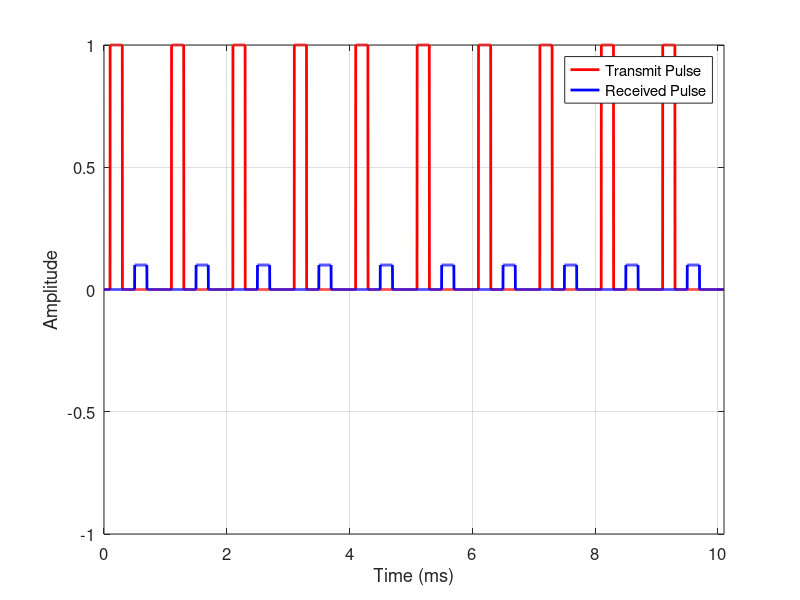
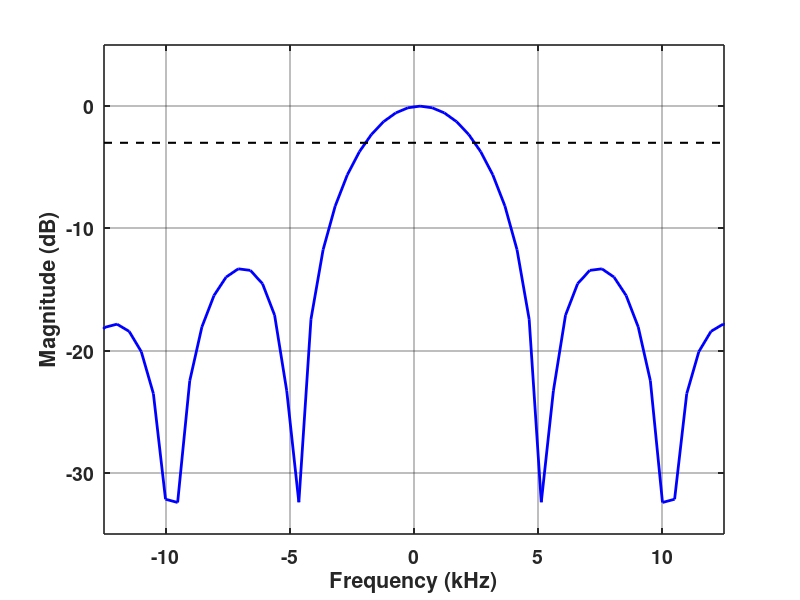
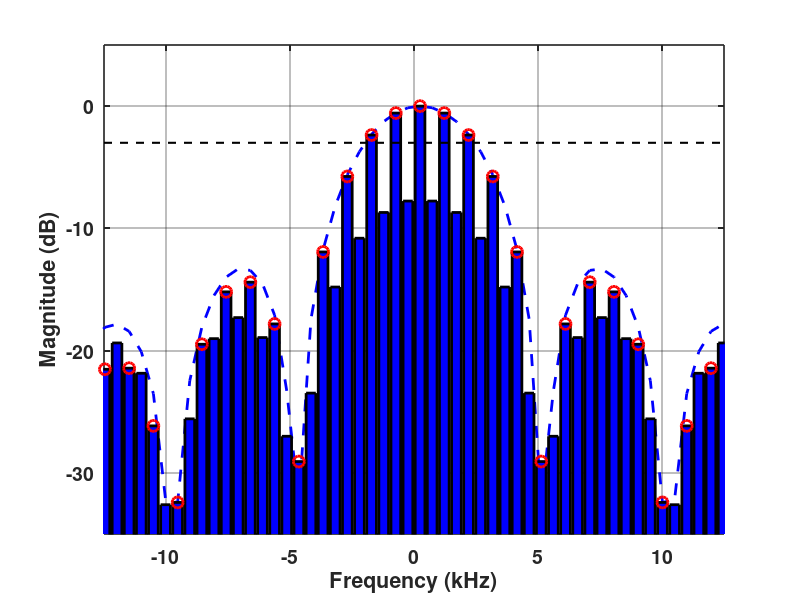

These figures' MATLAB source, in order:
% SPS Short Course: Radar Signal Processing Mastery
% Theory and Hands-On Applications with mmWave MIMO Radar Sensors
% Date: 7-11 October 2024
% Time: 9:00AM-11:00AM ET (New York Time)
% Presenter: Mohammad Alaee-Kerahroodi

close all
clear
clc

% Parameters

PRI = 1e-3;            % Pulse Repetition Interval 
PRF = 1/PRI;               % Pulse Repetition Frequency 
nPulse = 10;               % Number of pulses

tau = 200e-6;             % Pulse width 
bandwidth = 1/tau;

fs = 100*bandwidth; % Sampling frequency (samples per second)

t_start = 100e-6;              % Start time (0 ms)
t = linspace(0, t_start+nPulse*PRI, (t_start+nPulse*PRI)*fs); % Time vector 

% Simulated delay and attenuation for the received signal
delay_time = 400e-6;      % Round-trip delay 
attenuation = 0.1;        % Attenuation factor

pulseTx = zeros(size(t));
pulseRx = zeros(size(t));
% Received Signal (Delayed and attenuated version of the transmitted pulse)
received_pulse = zeros(size(t));

for i = 0:nPulse-1
    tInterval = t >= t_start + i*PRI & t <= t_start + i*PRI + tau; % Time interval for each pulse
    pulseTx(tInterval) = 1;

    tInterval_received = t >= t_start + i*PRI + delay_time & t <= t_start + i*PRI + delay_time + tau; % Time interval for received pulse
    pulseRx(tInterval_received) = attenuation;
end

% Plot the transmit and received pulses together for comparison
figure('Position', [100, 100, 900, 600]);
plot(t*1e3, pulseTx, 'r', 'LineWidth', 2); hold on;
plot(t*1e3, pulseRx, 'b', 'LineWidth', 2); % Plotting time in milliseconds
xlabel('Time (ms)', 'FontSize', 12);
ylabel('Amplitude', 'FontSize', 12);
legend('Transmit Pulse', 'Received Pulse', 'FontSize', 12);
grid on;
set(gca, 'FontSize', 12);
box on
axis('tight')
ylim([-1 1])

% Spectrum of single pulse
% Parameters
nFFT = 1024;  % Number of points for FFT
f = linspace(-fs/2, fs/2, nFFT); % Frequency axis
% Find the 3 dB bandwidth
threshold_dB = -3;

% Compute FFT of the transmit pulse
spectrumTx = fftshift(abs(fft(pulseTx(1:round(PRI*fs)), nFFT)));
spectrumTx = spectrumTx / max(spectrumTx);  % Normalize the spectrum

% Convert to dB scale
spectrumTx_dB = 20 * log10(spectrumTx);

% Plot the magnitude spectrum in dB
figure('Position', [100, 100, 900, 600]);
plot(f/1e3, spectrumTx_dB, 'b', 'LineWidth', 2);  % Frequency in kHz
xlabel('Frequency (kHz)', 'FontSize', 14, 'FontWeight', 'bold');
ylabel('Magnitude (dB)', 'FontSize', 14, 'FontWeight', 'bold');
% title('Spectrum of Transmitted Pulse with 3 dB Bandwidth', 'FontSize', 16, 'FontWeight', 'bold');
grid on;
set(gca, 'FontSize', 12, 'GridAlpha', 0.3);
box on;
xlim([-5*bandwidth/2/1e3, 5*bandwidth/2/1e3])
hold on;
% Add dashed line for -3 dB threshold
plot([-5*bandwidth/2, 5*bandwidth/2]/1e3, [threshold_dB threshold_dB], 'k--', 'LineWidth', 1.5);
% Final adjustments for visual clarity
set(gca, 'FontSize', 14, 'FontWeight', 'bold', 'LineWidth', 1.2);
ylim([-35 5]) 

% Spectrum of pulse train with PRF spikes highlighted

% Compute FFT of the transmit pulse train
window = hamming(length(pulseTx))';  % Apply Hamming window to reduce spectral leakage
spectrumTxPulseTrain = fftshift(abs(fft(pulseTx .* window, nFFT)));
spectrumTxPulseTrain = spectrumTxPulseTrain / max(spectrumTxPulseTrain);  % Normalize the spectrum

% Convert to dB scale
spectrumTxPulseTrain_dB = 20 * log10(spectrumTxPulseTrain);

min_dB = min(spectrumTxPulseTrain_dB);  % Set the floor value for the bars

% Plot the magnitude spectrum in dB
figure('Position', [100, 100, 900, 600]);
plot(f/1e3, spectrumTx_dB, 'b--', 'LineWidth', 2); 
hold on
% bar(f/1e3, spectrumTxPulseTrain_dB, 'b', 'BaseValue', min_dB); 
bar(f/1e3, spectrumTxPulseTrain_dB, 'b', 'LineWidth', 2, 'BaseValue', min_dB);  % Frequency in kHz
xlabel('Frequency (kHz)', 'FontSize', 14, 'FontWeight', 'bold');
ylabel('Magnitude (dB)', 'FontSize', 14, 'FontWeight', 'bold');
% title('Spectrum of Pulse Train Showing PRF Spacing', 'FontSize', 16, 'FontWeight', 'bold');
grid on;
set(gca, 'FontSize', 12, 'GridAlpha', 0.3);
box on;
xlim([-5*bandwidth/2/1e3, 5*bandwidth/2/1e3])

% Highlight spikes corresponding to PRF multiples
% hold on;
PRF_spacing = PRF / (fs / nFFT);  % Convert PRF to bin spacing
spike_indices = 1:round(PRF_spacing):nFFT;  % Indices where frequency is a multiple of PRF
spike_frequencies = f(spike_indices);       % Frequencies corresponding to PRF multiples

% Highlight the spikes
for k = 1:length(spike_frequencies)
    plot(spike_frequencies(k)/1e3, spectrumTxPulseTrain_dB(spike_indices(k)), 'ro', 'MarkerSize', 8, 'LineWidth', 2);
end

% Annotate the PRF and the distance between spikes
PRF_kHz = PRF / 1e3;
% for k = 1:5:length(spike_frequencies)
%     text(spike_frequencies(k)/1e3, spectrumTxPulseTrain_dB(spike_indices(k)) + 5, ...
%         sprintf('%.1f kHz', spike_frequencies(k)/1e3), ...
%         'FontSize', 12, 'FontWeight', 'bold', 'HorizontalAlignment', 'center');
% end
% text(mean(spike_frequencies(1:2))/1e3, -40, sprintf('PRF = %.1f kHz', PRF_kHz), ...
%     'FontSize', 12, 'FontWeight', 'bold', 'HorizontalAlignment', 'center', 'BackgroundColor', 'w');

% Add dashed line for -3 dB threshold
plot([-5*bandwidth/2, 5*bandwidth/2]/1e3, [threshold_dB threshold_dB], 'k--', 'LineWidth', 1.5);

% Final adjustments for visual clarity
set(gca, 'FontSize', 14, 'FontWeight', 'bold', 'LineWidth', 1.2);
ylim([-35 5])  % Adjust y-axis for better visualization of spikes
